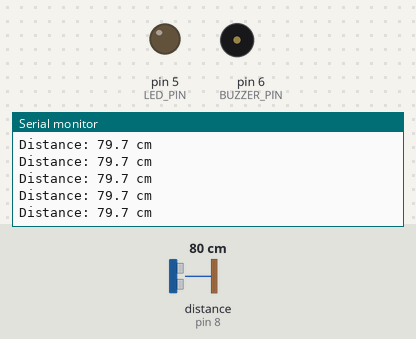
Bench run of a sketch on a simulated Arduino Uno, built with avr-gcc and run on an emulated ATmega328P. Shown: output pins drawn as LEDs (lit = HIGH), buzzer (waves = sounding, pin HIGH), the last lines printed to the serial monitor. Wiring (inferred from the names in the program): ultrasonic range finder: trigger pin 9; echo pin 8. Inputs (shaded band) come from the test bench; at power-on: distance to the obstacle (sensor on pin 8) 80 cm. The echo pulse lasts 58.3 µs per cm; pins used as bus, display or sensor lines are not drawn.

Above: at 1.4 s.
1.5 s: distance to the obstacle (sensor on pin 8) set to 54 cm
At 1.75 s:
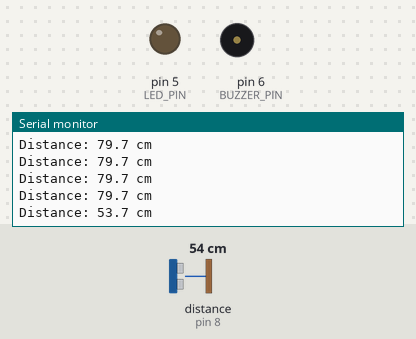
3.0 s: distance to the obstacle (sensor on pin 8) set to 48 cm
At 4.0 s:
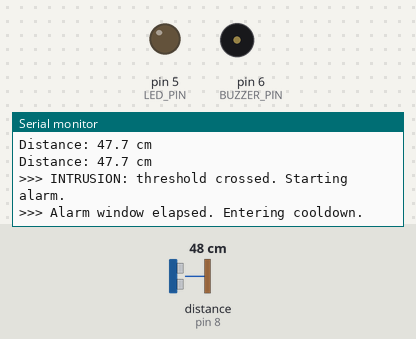
Timing chart, 0 to 6.0 s (numbered marks = the images above; inputs shaded):
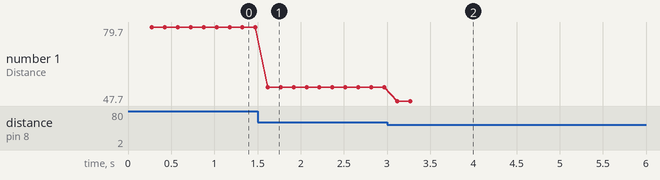

The sketch:

source_codee.ino
```cpp
/*
  Smart Distance-Based Security Alarm
  Hardware: Arduino Uno/Nano, HC-SR04, Active Buzzer, LED (+220Ω)
  Pins:
    TRIG  -> D9
    ECHO  -> D8
    BUZZ  -> D6
    LED   -> D5
*/

#define TRIG_PIN 9
#define ECHO_PIN 8
#define BUZZER_PIN 6
#define LED_PIN 5

// --- Tunables ---
const float THRESHOLD_CM       = 50.0;   // intrusion radius
const uint8_t SAMPLE_COUNT     = 5;      // samples per reading (noise reduction)
const uint8_t BREACH_REQUIRED  = 2;      // consecutive breaches before alarm
const unsigned long ALARM_MS   = 5000;   // how long to sound the alarm
const unsigned long COOLDOWN_MS= 20000;  // wait time after an alarm
const unsigned long POLL_MS    = 150;    // distance check interval

// Buzzer pattern (non-blocking): on/off toggles every BUZZ_TOGGLE_MS
const unsigned long BUZZ_TOGGLE_MS = 120;

// --- Internal state ---
unsigned long lastPoll = 0;
unsigned long alarmStartedAt = 0;
unsigned long cooldownUntil = 0;
unsigned long lastBuzzToggle = 0;

bool alarmActive = false;
bool buzzerOn = false;
uint8_t consecutiveBreaches = 0;

float measureDistanceCmOnce() {
  // Send 10us pulse on TRIG, then read ECHO duration
  digitalWrite(TRIG_PIN, LOW);
  delayMicroseconds(3);
  digitalWrite(TRIG_PIN, HIGH);
  delayMicroseconds(10);
  digitalWrite(TRIG_PIN, LOW);

  // Timeout 30,000us (~5m distance) to avoid blocking indefinitely
  unsigned long duration = pulseIn(ECHO_PIN, HIGH, 30000UL);

  if (duration == 0) {
    // No echo within timeout – return invalid reading
    return -1.0;
  }

  // Speed of sound ~343 m/s => 0.0343 cm/us; divide by 2 (out-and-back)
  return (duration * 0.0343) / 2.0;
}

float measureDistanceCmFiltered(uint8_t samples) {
  uint8_t valid = 0;
  float sum = 0.0;

  for (uint8_t i = 0; i < samples; i++) {
    float d = measureDistanceCmOnce();
    if (d > 0) {  // ignore invalids
      sum += d;
      valid++;
    }
    delay(10); // small spacing between pings
  }

  if (valid == 0) return -1.0;
  return sum / valid; // simple average; robust enough for HC-SR04
}

void startAlarm() {
  alarmActive = true;
  alarmStartedAt = millis();
  lastBuzzToggle = 0; // force immediate buzz
  buzzerOn = false;
  digitalWrite(LED_PIN, HIGH);
}

void stopAlarm() {
  alarmActive = false;
  digitalWrite(BUZZER_PIN, LOW);
  buzzerOn = false;
  digitalWrite(LED_PIN, LOW);
  cooldownUntil = millis() + COOLDOWN_MS;
}

void setup() {
  pinMode(TRIG_PIN, OUTPUT);
  pinMode(ECHO_PIN, INPUT);
  pinMode(BUZZER_PIN, OUTPUT);
  pinMode(LED_PIN, OUTPUT);

  digitalWrite(BUZZER_PIN, LOW);
  digitalWrite(LED_PIN, LOW);

  Serial.begin(115200);
  delay(200);
  Serial.println(F("Smart Distance-Based Security Alarm: armed."));
}

void loop() {
  unsigned long now = millis();

  // Cooldown period after an alarm
  if (now < cooldownUntil) {
    // Still cooling down; do nothing except idle
  } else {
    // Time to poll distance?
    if (now - lastPoll >= POLL_MS) {
      lastPoll = now;

      float distance = measureDistanceCmFiltered(SAMPLE_COUNT);
      if (distance > 0) {
        Serial.print(F("Distance: "));
        Serial.print(distance, 1);
        Serial.println(F(" cm"));
      } else {
        Serial.println(F("Distance: invalid"));
      }

      // Decide breach
      if (distance > 0 && distance <= THRESHOLD_CM) {
        if (consecutiveBreaches < 255) consecutiveBreaches++;
      } else {
        consecutiveBreaches = 0;
      }

      // Trigger alarm if threshold met and not already active
      if (!alarmActive && (now >= cooldownUntil) &&
          consecutiveBreaches >= BREACH_REQUIRED) {
        Serial.println(F(">>> INTRUSION: threshold crossed. Starting alarm."));
        startAlarm();
      }
    }
  }

  // Handle alarm lifecycle & buzzer pattern
  if (alarmActive) {
    // Toggle buzzer at fixed interval (non-blocking beeps)
    if (lastBuzzToggle == 0 || (now - lastBuzzToggle >= BUZZ_TOGGLE_MS)) {
      lastBuzzToggle = now;
      buzzerOn = !buzzerOn;
      digitalWrite(BUZZER_PIN, buzzerOn ? HIGH : LOW);
    }

    // End alarm after ALARM_MS
    if (now - alarmStartedAt >= ALARM_MS) {
      Serial.println(F(">>> Alarm window elapsed. Entering cooldown."));
      stopAlarm();
      consecutiveBreaches = 0;
    }
  }
}
```

Measured:
- the behaviour switches between 51 and 50 cm on distance to the obstacle (sensor on pin 8) (found by bisection; images 1 and 2)
- after the input at 1.5 s, the serial monitor: prints a new line after 0.12 s (image 1)
- after the input at 3.0 s, the serial monitor: prints a new line after 0.12 s (image 2)
- plotted number 1: 79.7 → 53.7 after the input at 1.5 s, 53.7 → 47.7 after the input at 3.0 s
